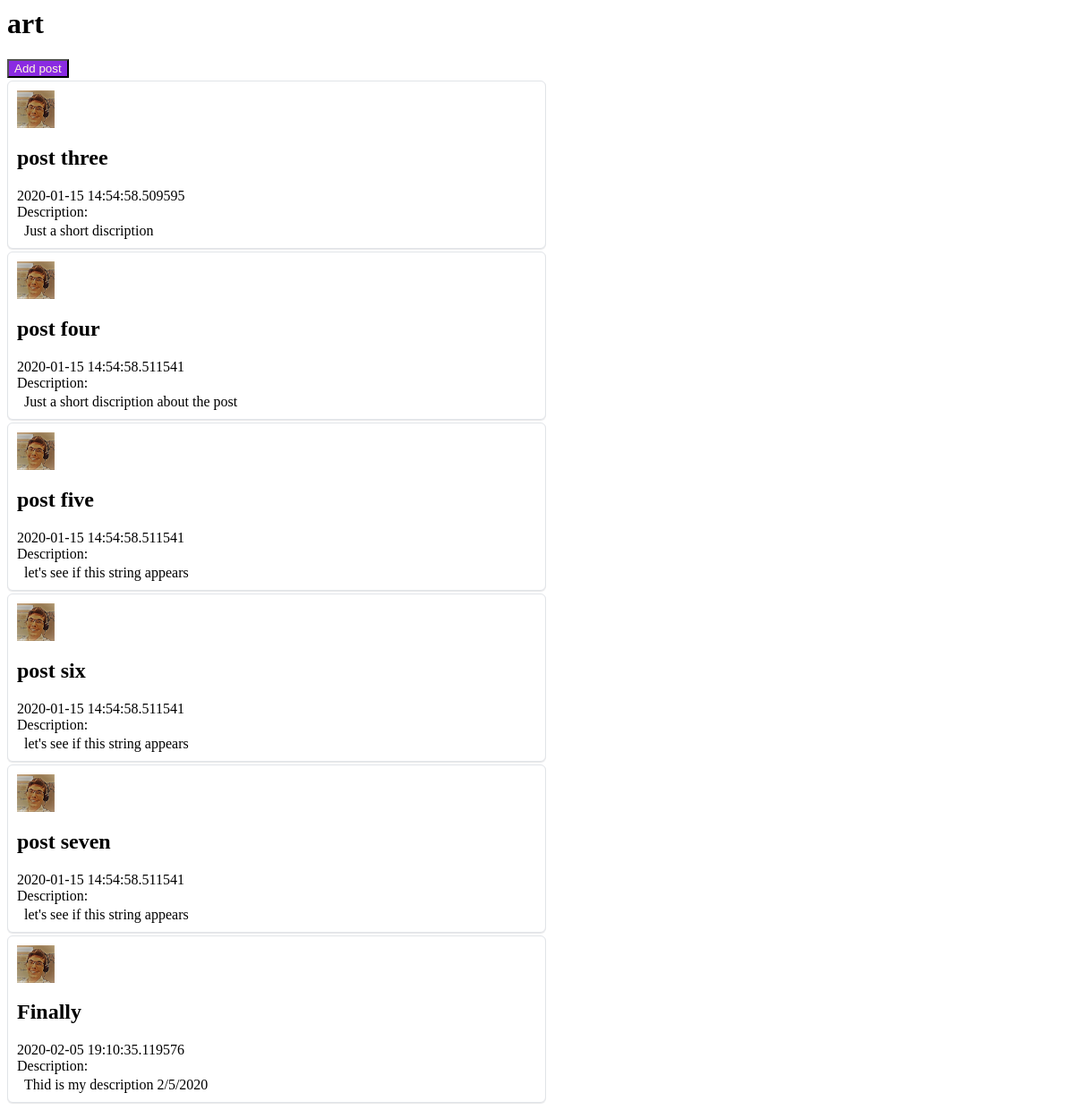
Page /blog/art on the committed database.
### models.py (models this page shows, shortened)
class BlogObject(db.Model):
    id = db.Column(db.Integer, primary_key=True)
    blogType = db.Column(db.String(10))
    title = db.Column(db.String(20))
    image = db.Column(db.String(100))
    timestamp = db.Column(db.DateTime, default=datetime.utcnow)
    description = db.Column(db.String(240))
    userId = db.Column(db.Integer, db.ForeignKey('user.id'))

### app.py (the view)
@app.route('/blog/<blogType>')
def blog(blogType):
    posts = models.BlogObject.query.all()
    return render_template('blogDisplay.html', blogType=blogType, posts=posts)

### templates/blogDisplay.html (shortened to what this page needs)
<html>
    <h1>{{blogType}}</h1>
    <button>Add post</button>
    <body>
        {%for blogObject in posts%}
        <div class="blogItem">
            <div style="padding: 10px;">
                <img src="{{url_for('static', filename='images/image.jpg')}}" width="42" height="42">
                <h2>{{blogObject.title}}</h2>
                {{blogObject.timestamp}}
                <div>Description:</div>
                <div class="description">
                    {{blogObject.description}}
                </div>
            </div>
        </div>
        {%endfor%}
    </body>
</html>

### templates/blogDisplay.html (style rules this page uses)
button { background-color: blueviolet; color: cornsilk; }
.blogItem { background-color: #fff; width: auto; margin-top: 3px; box-shadow: 0px 1px 1px rgba(27,31,35,0.1); border-radius: 6px; border: 1px solid #e1e4e8; width: 50vw; }
.description { margin-left: 1ch; padding-top: 3px; width: 95%; }

### rows in the picture
BlogObject: blogType "art", title "Finally", timestamp "2020-02-05 19:10:35.119576", description "Thid is my description 2/5/2020"
BlogObject: title "post three", timestamp "2020-01-15 14:54:58.509595", description "Just a short discription"
BlogObject: title "post four", timestamp "2020-01-15 14:54:58.511541", description "Just a short discription about the post"
BlogObject: title "post five", timestamp "2020-01-15 14:54:58.511541", description "let's see if this string appears"
BlogObject: title "post six", timestamp "2020-01-15 14:54:58.511541", description "let's see if this string appears"
BlogObject: title "post seven", timestamp "2020-01-15 14:54:58.511541", description "let's see if this string appears"
